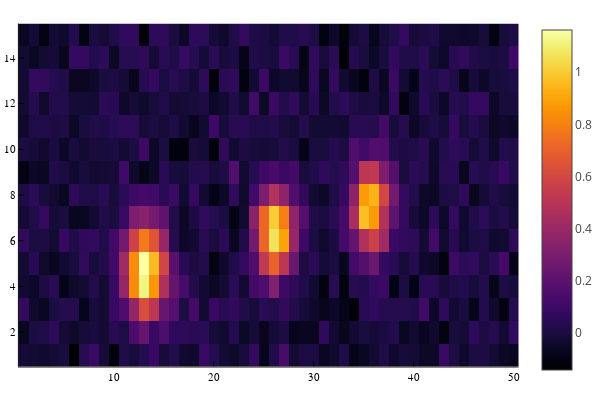

Notebook code for this chart:
### Code cell
data = limage .+ 0.05 .*randn(Float64,size(limage)) ; #ajout de bruit 
heatmap(data)

### Figure 1 — Plotly figure (JSON) as saved in the notebook; plotly's stock layout.template omitted (floating-point values rounded to 4 significant figures; data arrays with more than 128 entries replaced by an {"elided": "..."} marker saying what was removed)
{"data": [{"colorbar": {"title": ""}, "colorscale": {"elided": "256x2 mixed values"}, "hoverinfo": "none", "name": "y1", "showlegend": false, "showscale": true, "type": "heatmap", "x": [0.5, 1.5, 2.5, 3.5, 4.5, 5.5, 6.5, 7.5, 8.5, 9.5, 10.5, 11.5, 12.5, 13.5, 14.5, 15.5, 16.5, 17.5, 18.5, 19.5, 20.5, 21.5, 22.5, 23.5, 24.5, 25.5, 26.5, 27.5, 28.5, 29.5, 30.5, 31.5, 32.5, 33.5, 34.5, 35.5, 36.5, 37.5, 38.5, 39.5, 40.5, 41.5, 42.5, 43.5, 44.5, 45.5, 46.5, 47.5, 48.5, 49.5, 50.5], "xaxis": "x", "y": [0.5, 1.5, 2.5, 3.5, 4.5, 5.5, 6.5, 7.5, 8.5, 9.5, 10.5, 11.5, 12.5, 13.5, 14.5, 15.5], "yaxis": "y", "z": {"elided": "15x50 float values"}, "zmax": 1.161, "zmin": -0.1409}], "layout": {"annotations": [], "height": 400, "legend": {"bgcolor": "rgba(255, 255, 255, 1.000)", "bordercolor": "rgba(0, 0, 0, 1.000)", "borderwidth": 1, "font": {"color": "rgba(0, 0, 0, 1.000)", "family": "sans-serif", "size": 11}, "title": {"font": {"color": "rgba(0, 0, 0, 1.000)", "family": "sans-serif", "size": 15}, "text": ""}, "tracegroupgap": 0, "traceorder": "normal", "x": 1, "xanchor": "auto", "y": 1, "yanchor": "auto"}, "margin": {"b": 20, "l": 0, "r": 0, "t": 20}, "paper_bgcolor": "rgba(255, 255, 255, 1.000)", "plot_bgcolor": "rgba(255, 255, 255, 1.000)", "showlegend": true, "width": 600, "xaxis": {"anchor": "y", "domain": [0.03619, 0.9934], "gridcolor": "rgba(0, 0, 0, 0.100)", "gridwidth": 0.5, "linecolor": "rgba(0, 0, 0, 1.000)", "mirror": false, "range": [0.5, 50.5], "showgrid": true, "showline": true, "showticklabels": true, "tickangle": 0, "tickcolor": "rgb(0, 0, 0)", "tickfont": {"color": "rgba(0, 0, 0, 1.000)", "family": "sans-serif", "size": 11}, "tickmode": "array", "ticks": "inside", "ticktext": ["10", "20", "30", "40", "50"], "tickvals": [10, 20, 30, 40, 50], "title": "", "titlefont": {"color": "rgba(0, 0, 0, 1.000)", "family": "sans-serif", "size": 15}, "type": "-", "visible": true, "zeroline": false, "zerolinecolor": "rgba(0, 0, 0, 1.000)"}, "yaxis": {"anchor": "x", "domain": [0.03762, 0.9902], "gridcolor": "rgba(0, 0, 0, 0.100)", "gridwidth": 0.5, "linecolor": "rgba(0, 0, 0, 1.000)", "mirror": false, "range": [0.5, 15.5], "showgrid": true, "showline": true, "showticklabels": true, "tickangle": 0, "tickcolor": "rgb(0, 0, 0)", "tickfont": {"color": "rgba(0, 0, 0, 1.000)", "family": "sans-serif", "size": 11}, "tickmode": "array", "ticks": "inside", "ticktext": ["2", "4", "6", "8", "10", "12", "14"], "tickvals": [2, 4, 6, 8, 10, 12, 14], "title": "", "titlefont": {"color": "rgba(0, 0, 0, 1.000)", "family": "sans-serif", "size": 15}, "type": "-", "visible": true, "zeroline": false, "zerolinecolor": "rgba(0, 0, 0, 1.000)"}}}
